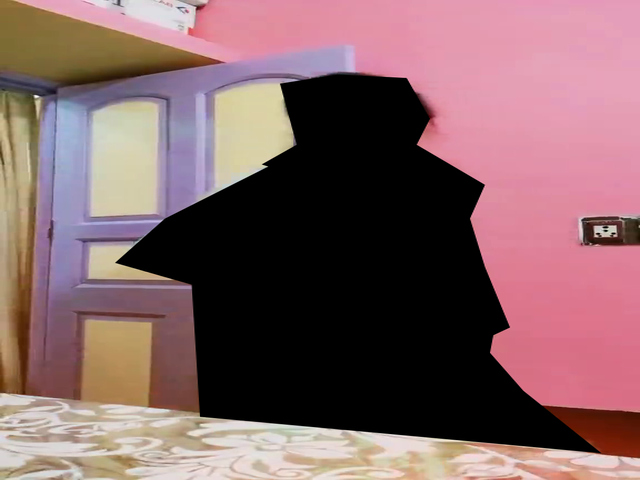
#> input picture images/image_2.png, 640 x 480 px
$ jupyter execute multi_otsu_segmentation.ipynb
#> lines starting #> are read from the running program, lines starting #| are printed output that depends on the picture
[cell 1]
"""
Multi-Otsu calculates several thresholds, determined by the number of desired classes.
Liao, P-S., Chen, T-S. and Chung, P-C.,
“A fast algorithm for multilevel thresholding”,
Journal of Information Science and Engineering 17 (5): 713-727, 2001
"""

import cv2
import matplotlib.pyplot as plt
import numpy as np

from skimage.color import rgb2gray,rgb2hsv
from skimage import data, io, img_as_ubyte
from skimage.filters import threshold_multiotsu

img = 'images/image_2.png'
# Read an image
image_original = io.imread(img)
#> image_original is the input picture: shape (480, 640, 3); mean R, G, B 130.9, 98.7, 101.3
# image = rgb2gray(image_original)
# image = rgb2hsv(image_original)
# image = cv2.cvtColor(image_original, cv2.COLOR_BGR2HSV)
image = cv2.cvtColor(image_original, cv2.COLOR_BGR2GRAY)
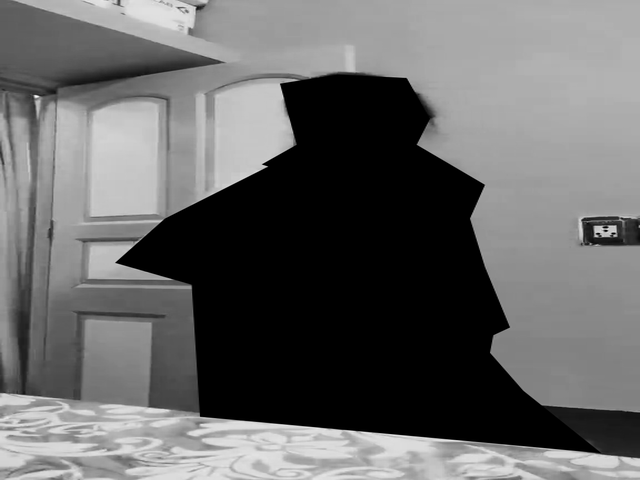
#> image: shape (480, 640); min 0, max 254, mean 103.1
plt.imshow(image_original)

# Apply multi-Otsu threshold
thresholds = threshold_multiotsu(image, classes=4)
#> thresholds = [46, 122, 175]

# Digitize (segment) original image into multiple classes.
#np.digitize assign values 0, 1, 2, 3, ... to pixels in each class.
regions = np.digitize(image, bins=thresholds)
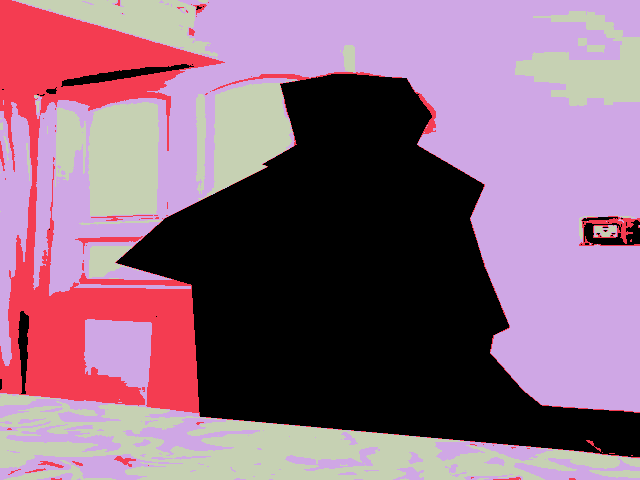
#> regions: shape (480, 640) int64; 4 distinct labels, from 0 to 3; one colour per label, 0 black
output = img_as_ubyte(regions)  #Convert 64 bit integer values to uint8
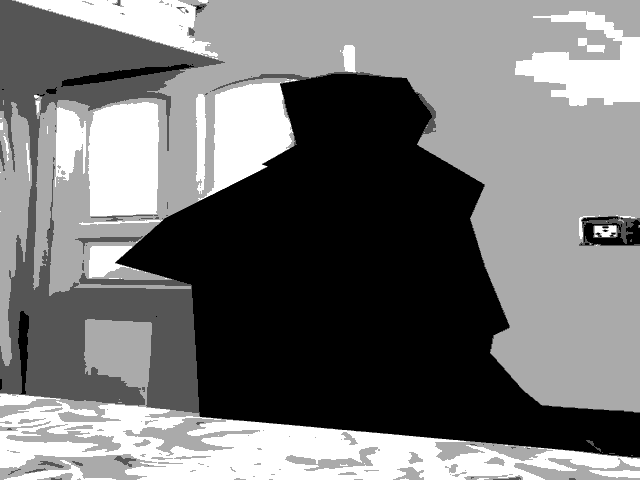
#> output: shape (480, 640); min 0, max 3, mean 1.39; drawn with min black and max white


#Let us look at the input image, thresholds on thehistogram and final segmented image
fig, ax = plt.subplots(nrows=1, ncols=4, figsize=(20,7))

# Plotting the original image.
ax[0].imshow(image_original)
ax[0].set_title('Original')
ax[0].axis('off')

# Plotting the original image.
ax[1].imshow(image, cmap='gray')
ax[1].set_title('grayscale')
ax[1].axis('off')

# Plotting the histogram and the two thresholds obtained from
# multi-Otsu.
ax[2].hist(image.ravel(), bins=255)
ax[2].set_title('Histogram')
for thresh in thresholds:
    ax[2].axvline(thresh, color='r')
#> this loop made 3 passes
#> thresh on passes 1 to 3: 46, 122, 175

# Plotting the Multi Otsu result.
ax[3].imshow(regions, cmap='Accent')
ax[3].set_title('Multi-Otsu result')
ax[3].axis('off')

plt.subplots_adjust()

plt.show()
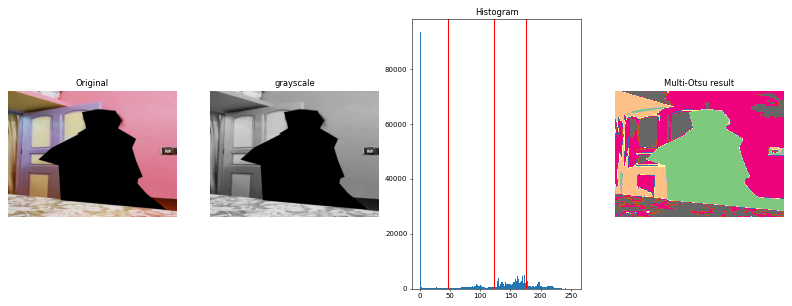
#> figure drawn by matplotlib, 4 panels; panel 3: tallest bar 93744 high, from x = 0 to 0.996

fig.savefig(f'tests_otsu/{img}')

$ run again, with images/image_1.png copied over images/image_2.png
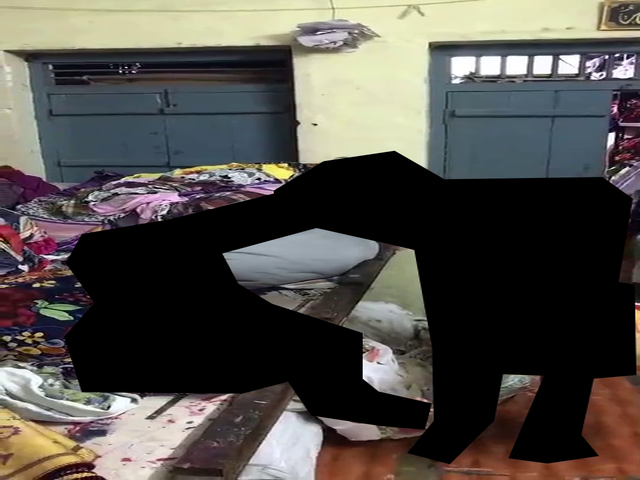
#> input picture images/image_1.png, 640 x 480 px
#> image_original is the input picture: shape (480, 640, 3); mean R, G, B 82.6, 79.2, 74.3
#> thresholds = [40, 110, 179]
#> regions: shape (480, 640) int64; 4 distinct labels, from 0 to 3
#> `output = img_as_ubyte(regions)`:
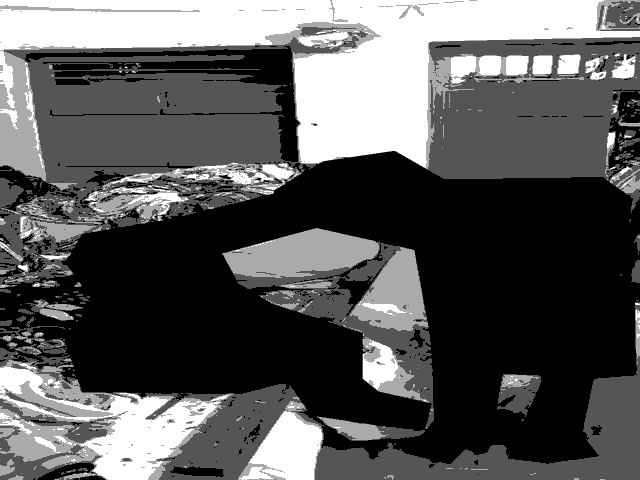
#> output: shape (480, 640); min 0, max 3, mean 1.06; drawn with min black and max white
#> the loop `for thresh in thresholds:` made 3 passes
#> thresh on passes 1 to 3: 40, 110, 179
#> `plt.show()`:
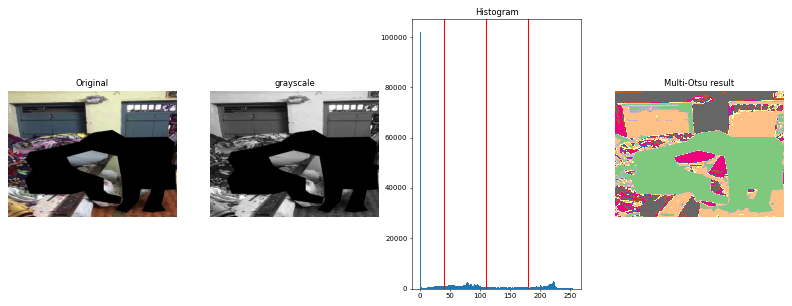
#> figure drawn by matplotlib, 4 panels; panel 3: tallest bar 102077 high, from x = 0 to 1

$ run again, with images/image_3.png copied over images/image_2.png
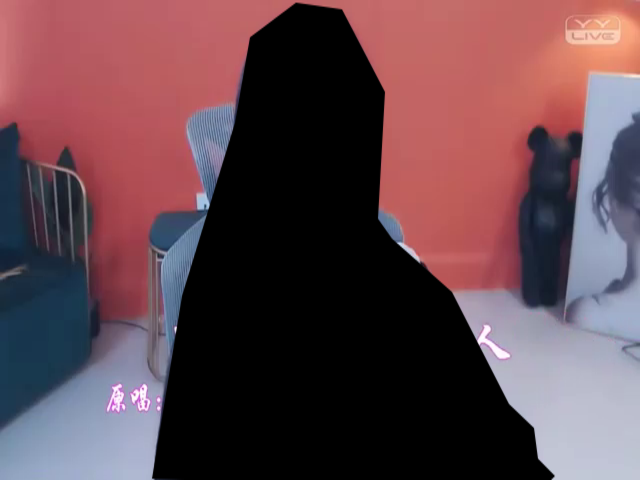
#> input picture images/image_3.png, 640 x 480 px
#> image_original is the input picture: shape (480, 640, 3); mean R, G, B 96.7, 68.7, 76.1
#> thresholds = [29, 82, 142]
#> regions: shape (480, 640) int64; 4 distinct labels, from 0 to 3
#> `output = img_as_ubyte(regions)`:
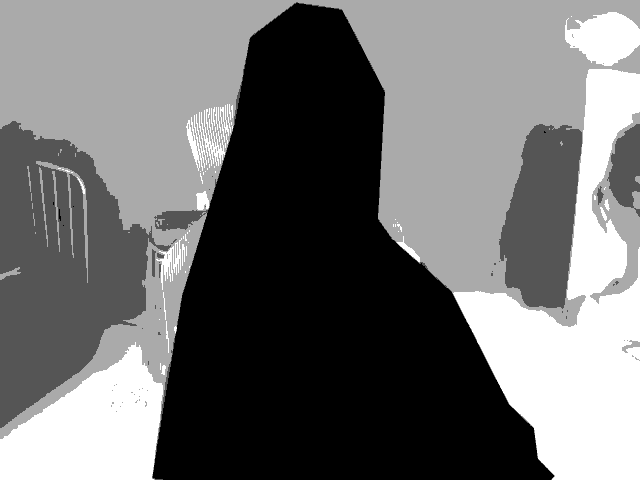
#> output: shape (480, 640); min 0, max 3, mean 1.32; drawn with min black and max white
#> the loop `for thresh in thresholds:` made 3 passes
#> thresh on passes 1 to 3: 29, 82, 142
#> `plt.show()`:
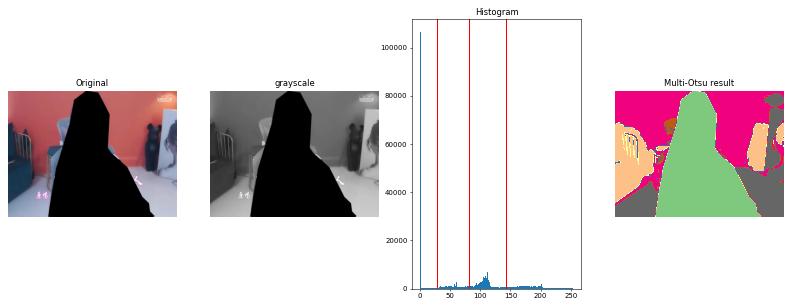
#> figure drawn by matplotlib, 4 panels; panel 3: tallest bar 106590 high, from x = 0 to 0.996

$ run again, with images/image_4.png copied over images/image_2.png
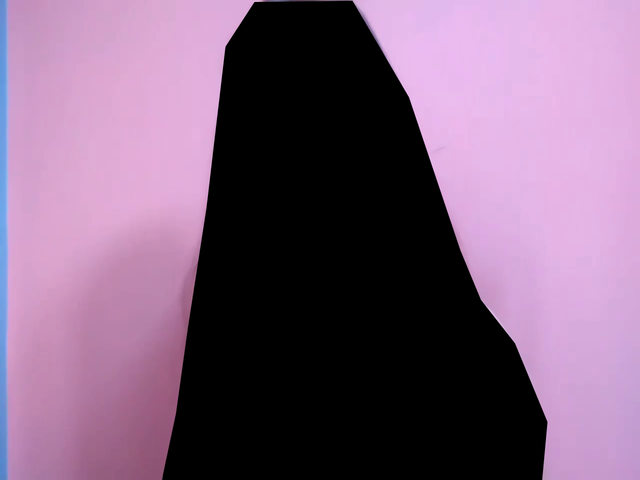
#> input picture images/image_4.png, 640 x 480 px
#> image_original is the input picture: shape (480, 640, 3); mean R, G, B 124.3, 95.6, 122.6
#> thresholds = [67, 155, 187]
#> regions: shape (480, 640) int64; 4 distinct labels, from 0 to 3
#> `output = img_as_ubyte(regions)`:
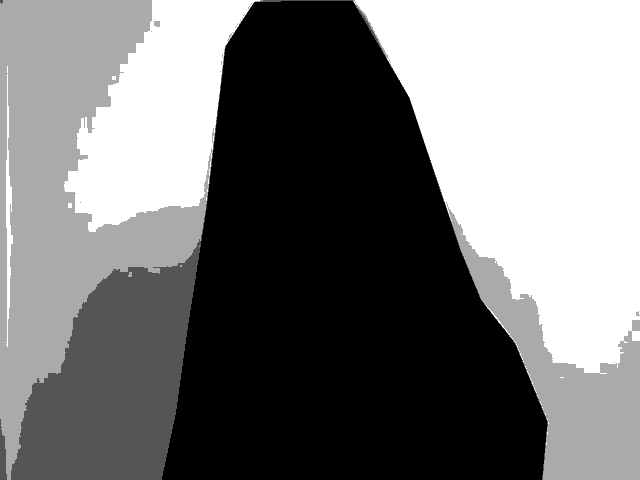
#> output: shape (480, 640); min 0, max 3, mean 1.4; drawn with min black and max white
#> the loop `for thresh in thresholds:` made 3 passes
#> thresh on passes 1 to 3: 67, 155, 187
#> `plt.show()`:
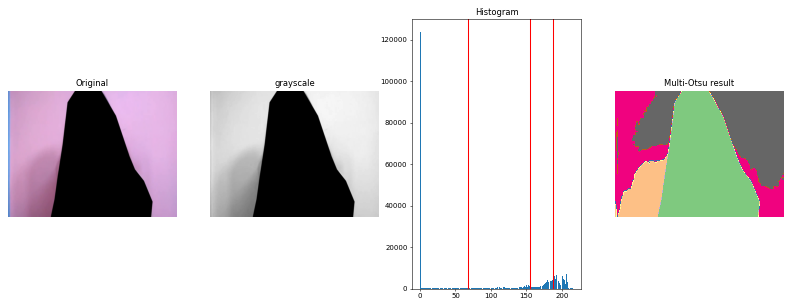
#> figure drawn by matplotlib, 4 panels; panel 3: tallest bar 123702 high, from x = 5.55e-17 to 0.847
